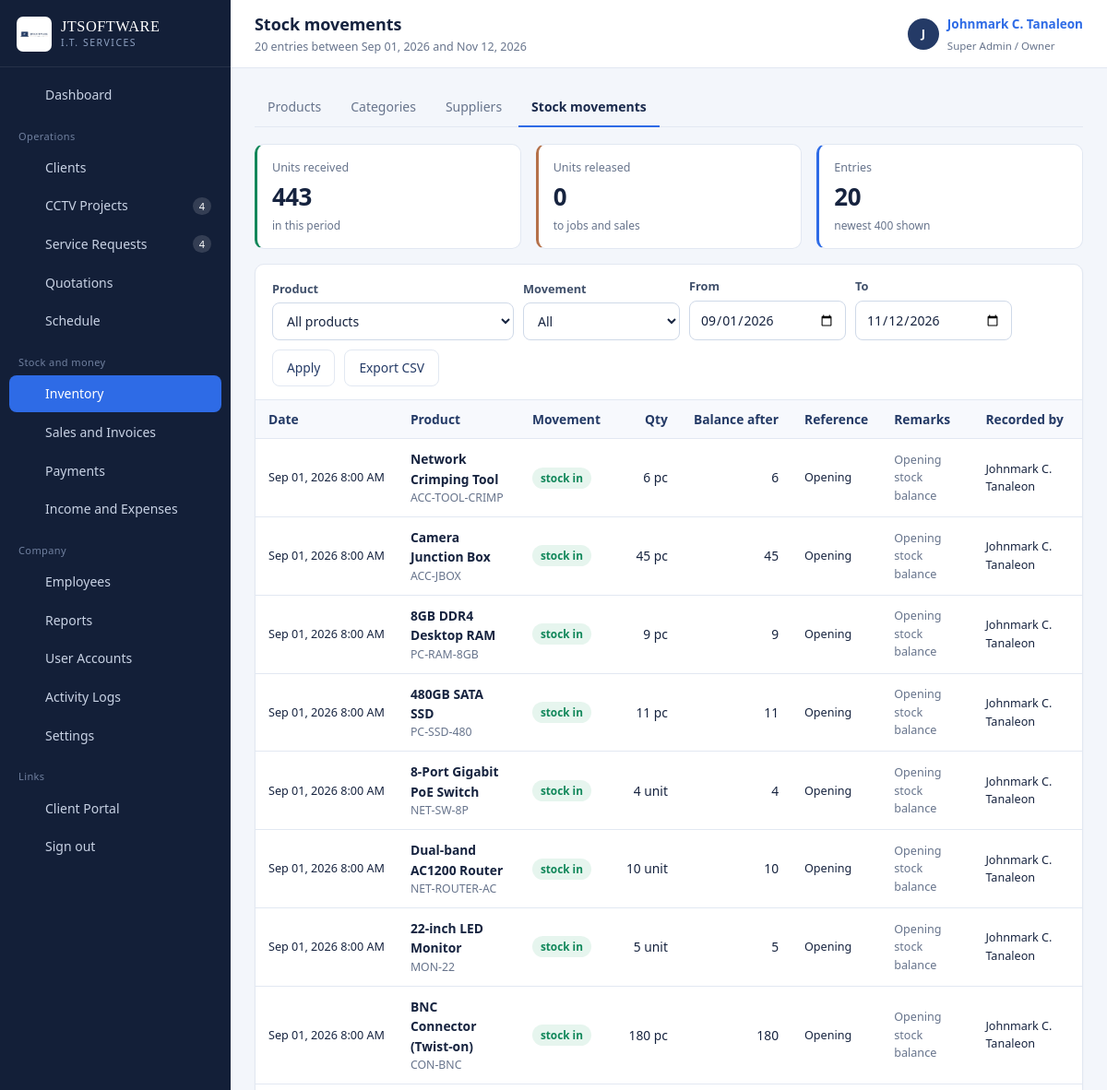
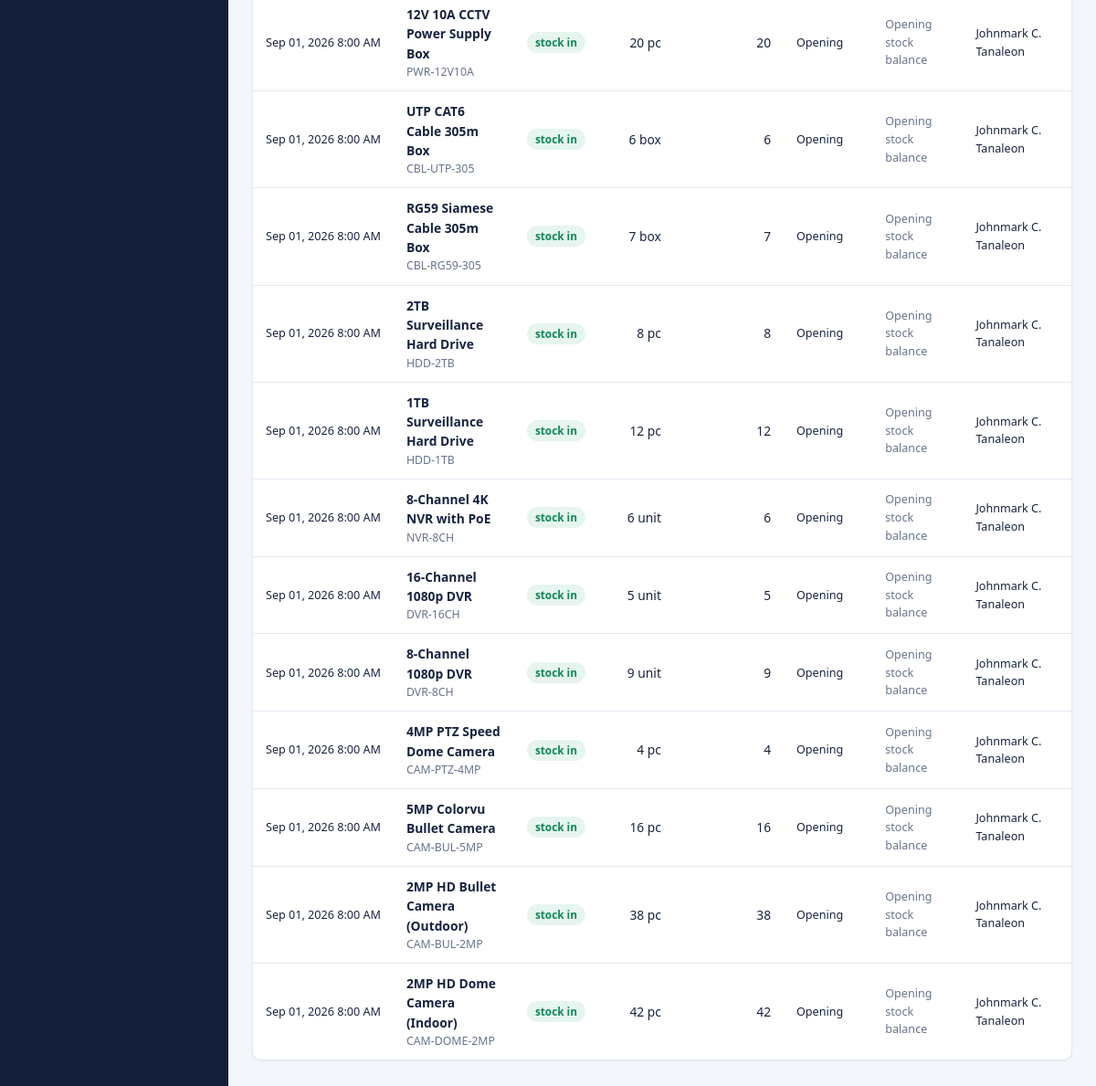
Screenshot of /stock.php (signed in) with the database file from the repository (2 pictures, top to bottom).
### tables this page shows
CREATE TABLE inventory_transactions (
  id             INT AUTO_INCREMENT PRIMARY KEY,
  product_id     INT NOT NULL,
  trans_type     ENUM('in','out','adjust') NOT NULL,
  quantity       INT NOT NULL,
  unit_cost      DECIMAL(12,2) NOT NULL DEFAULT 0,
  balance_after  INT NOT NULL DEFAULT 0,
  reference_type VARCHAR(40) DEFAULT NULL,
  reference_id   INT DEFAULT NULL,
  remarks        VARCHAR(255) DEFAULT NULL,
  user_id        INT DEFAULT NULL,
  created_at     DATETIME NOT NULL DEFAULT CURRENT_TIMESTAMP,
  INDEX idx_inv_prod (product_id),
  INDEX idx_inv_date (created_at),
  CONSTRAINT fk_inv_prod FOREIGN KEY (product_id) REFERENCES products(id) ON DELETE CASCADE,
  CONSTRAINT fk_inv_user FOREIGN KEY (user_id) REFERENCES users(id) ON DELETE SET NULL
);

CREATE TABLE products (
  id             INT AUTO_INCREMENT PRIMARY KEY,
  sku            VARCHAR(40)  NOT NULL UNIQUE,
  barcode        VARCHAR(60)  DEFAULT NULL,
  name           VARCHAR(160) NOT NULL,
  category_id    INT DEFAULT NULL,
  supplier_id    INT DEFAULT NULL,
  unit           VARCHAR(20) NOT NULL DEFAULT 'pc',
  purchase_price DECIMAL(12,2) NOT NULL DEFAULT 0,
  selling_price  DECIMAL(12,2) NOT NULL DEFAULT 0,
  stock_qty      INT NOT NULL DEFAULT 0,
  reorder_level  INT NOT NULL DEFAULT 5,
  description    TEXT DEFAULT NULL,
  status         ENUM('active','inactive') NOT NULL DEFAULT 'active',
  created_at     DATETIME NOT NULL DEFAULT CURRENT_TIMESTAMP,
  INDEX idx_prod_cat (category_id),
  INDEX idx_prod_name (name),
  CONSTRAINT fk_prod_cat FOREIGN KEY (category_id) REFERENCES categories(id) ON DELETE SET NULL,
  CONSTRAINT fk_prod_sup FOREIGN KEY (supplier_id) REFERENCES suppliers(id) ON DELETE SET NULL
);

CREATE TABLE users (
  id            INT AUTO_INCREMENT PRIMARY KEY,
  role_id       INT NOT NULL,
  full_name     VARCHAR(120) NOT NULL,
  username      VARCHAR(60)  NOT NULL UNIQUE,
  email         VARCHAR(120) DEFAULT NULL,
  phone         VARCHAR(40)  DEFAULT NULL,
  password_hash VARCHAR(255) NOT NULL,
  status        ENUM('active','inactive') NOT NULL DEFAULT 'active',
  last_login    DATETIME DEFAULT NULL,
  created_at    DATETIME NOT NULL DEFAULT CURRENT_TIMESTAMP,
  INDEX idx_users_role (role_id),
  CONSTRAINT fk_users_role FOREIGN KEY (role_id) REFERENCES roles(id)
);

### config/config.php (called while the page is built, shortened)
<?php
require_once __DIR__ . '/database.php';
function e($value): string
{
    return htmlspecialchars((string)$value, ENT_QUOTES, 'UTF-8');
}
function fdate($date, string $format = 'M d, Y'): string
{
    return date($format, strtotime((string)$date));
}
function fdatetime($value): string
{
    return fdate($value, 'M d, Y g:i A');
}
function input(string $key, $default = null)
{
    $v = $_POST[$key] ?? $_GET[$key] ?? $default;
    return is_string($v) ? trim($v) : $v;
}
function url_with(array $changes): string
{
    $params = array_merge($_GET, $changes);
    return basename($_SERVER['PHP_SELF']) . (empty($params) ? '' : '?' . http_build_query($params));
}

### config/database.php (called while the page is built, shortened)
<?php
function db(): PDO
{
    static $pdo = null;
    if ($pdo === null) {
        $dsn = 'mysql:host=' . DB_HOST . ';port=' . DB_PORT . ';dbname=' . DB_NAME . ';charset=utf8mb4';
        try {
            $pdo = new PDO($dsn, DB_USER, DB_PASS, [
                PDO::ATTR_ERRMODE            => PDO::ERRMODE_EXCEPTION,
                PDO::ATTR_DEFAULT_FETCH_MODE => PDO::FETCH_ASSOC,
                PDO::ATTR_EMULATE_PREPARES   => false,
            ]);
        } catch (PDOException $e) {
            http_response_code(500);
            echo '<div style="font:15px/1.6 system-ui;max-width:640px;margin:80px auto;padding:28px;'
               . 'border:1px solid #E3E8F0;border-radius:10px">'
               . '<h2 style="margin:0 0 10px;color:#16233F">Cannot reach the database</h2>'
               . '<p style="color:#475569">Start MySQL in the XAMPP control panel, then import '
               . '<code>database/jtsoftware_db.sql</code> through phpMyAdmin.</p>'
               . '<p style="color:#94A3B8;font-size:13px">' . htmlspecialchars($e->getMessage()) . '</p></div>';
            exit;
        }
    }
    return $pdo;
}
function q(string $sql, array $params = []): PDOStatement
{
    $st = db()->prepare($sql);
    $st->execute($params);
    return $st;
}
function all(string $sql, array $params = []): array
{
    return q($sql, $params)->fetchAll();
}

### stock.php (the view, shortened to what this page needs)
<?php
$from      = (string)input('from', date('Y-m-01', strtotime('-2 months')));
$to        = (string)input('to', date('Y-m-d'));
$where = ['DATE(t.created_at) BETWEEN ? AND ?'];
$args  = [$from, $to];
$whereSql = implode(' AND ', $where);
$rows = all("SELECT t.*, p.name AS product_name, p.sku, p.unit, u.full_name AS user_name
             FROM inventory_transactions t JOIN products p ON p.id = t.product_id
             LEFT JOIN users u ON u.id = t.user_id
             WHERE $whereSql ORDER BY t.created_at DESC, t.id DESC LIMIT 400", $args);
$totalIn  = array_sum(array_map(fn($r) => $r['trans_type'] === 'in' ? (int)$r['quantity'] : 0, $rows));
$totalOut = array_sum(array_map(fn($r) => $r['trans_type'] === 'out' ? (int)$r['quantity'] : 0, $rows));
include __DIR__ . '/includes/header.php';
?>
<div class="tabs">
  <a class="tab" href="products.php">Products</a>
  <a class="tab" href="categories.php">Categories</a>
  <a class="tab" href="suppliers.php">Suppliers</a>
  <a class="tab active" href="stock.php">Stock movements</a>
</div>
<div class="grid grid-3" style="margin-bottom:16px">
  <div class="stat is-ok"><div class="label">Units received</div><div class="value"><?= $totalIn ?></div><div class="foot">in this period</div></div>
  <div class="stat is-copper"><div class="label">Units released</div><div class="value"><?= $totalOut ?></div><div class="foot">to jobs and sales</div></div>
  <div class="stat is-blue"><div class="label">Entries</div><div class="value"><?= count($rows) ?></div><div class="foot">newest 400 shown</div></div>
</div>
<div class="card">
  <div class="card-head">
    <form class="toolbar" method="get" data-autosubmit>
      <div class="field"><label>Product</label>
        <select class="input" name="product"><option value="">All products</option>
        </select></div>
      <div class="field"><label>Movement</label>
        <select class="input" name="type">
          <option value="">All</option>
        </select></div>
      <div class="field"><label>From</label><input class="input" type="date" name="from" value="<?= e($from) ?>"></div>
      <div class="field"><label>To</label><input class="input" type="date" name="to" value="<?= e($to) ?>"></div>
      <button class="btn btn-outline" type="submit">Apply</button>
      <a class="btn btn-outline" href="<?= e(url_with(['export' => 'csv'])) ?>">Export CSV</a>
    </form>
  </div>
  <div class="card-body tight">
    <?php if (!$rows): ?>
      <div class="empty"><strong>No movements in this period</strong>Widen the dates or clear the filters.</div>
    <?php else: ?>
    <div class="table-wrap"><table class="data">
      <thead><tr><th>Date</th><th>Product</th><th>Movement</th><th class="num">Qty</th><th class="num">Balance after</th>
        <th>Reference</th><th>Remarks</th><th>Recorded by</th></tr></thead>
      <tbody>
      <?php foreach ($rows as $r): ?>
        <tr>
          <td class="nowrap small"><?= fdatetime($r['created_at']) ?></td>
          <td><span class="row-main"><?= e($r['product_name']) ?></span><div class="row-sub"><?= e($r['sku']) ?></div></td>
          <td><span class="badge badge-<?= $r['trans_type'] === 'in' ? 'ok' : ($r['trans_type'] === 'out' ? 'accent' : 'info') ?>">
            <?= $r['trans_type'] === 'in' ? 'stock in' : ($r['trans_type'] === 'out' ? 'stock out' : 'adjustment') ?></span></td>
          <td class="num"><?= $r['trans_type'] === 'out' ? '−' : '' ?><?= (int)$r['quantity'] ?> <?= e($r['unit']) ?></td>
          <td class="num"><?= (int)$r['balance_after'] ?></td>
          <td class="small"><?= e($r['reference_type'] ?: '—') ?><?= $r['reference_id'] ? ' #' . (int)$r['reference_id'] : '' ?></td>
          <td class="small muted"><?= e($r['remarks'] ?: '—') ?></td>
          <td class="small"><?= e($r['user_name'] ?: 'system') ?></td>
        </tr>
      <?php endforeach; ?>
      </tbody>
    </table></div>
    <?php endif; ?>
  </div>
</div>
<?php include __DIR__ . '/includes/footer.php'; ?>

### assets/css/app.css (style rules this page uses)
:root { --navy-900: #131F38; --navy-800: #1B2B4D; --navy-700: #243A66; --navy-600: #33508A; --blue: #2E6BE6; --blue-dark:#1E54C4; --blue-soft:#EAF1FE; --copper: #B5714A; --copper-soft:#FBF0E9; --paper: #F3F6FB; --surface: #FFFFFF; --line: #E2E8F2; --ink: #16233F; --muted: #67748C; --ok: #11875A; --ok-soft: #E6F5EE; --warn: #B26A00; --warn-soft:#FDF2E2; --danger: #C22F39; --danger-soft:#FCECEE; --sidebar-w: 250px; --radius: 10px; --shadow-card: 0 1px 2px rgba(19,31,56,.05); --shadow-pop: 0 18px 44px rgba(19,31,56,.22); --sans: "Segoe UI", Roboto, -apple-system, BlinkMacSystemFont, "Helvetica Neue", Arial, sans-serif; --serif: Georgia, "Times New Roman", serif; }
* { box-sizing: border-box; }
html, body { margin: 0; padding: 0; }
body { font-family: var(--sans); font-size: 14.5px; line-height: 1.55; color: var(--ink); background: var(--paper); -webkit-font-smoothing: antialiased; }
a { color: var(--blue); text-decoration: none; }
.card { background: var(--surface); border: 1px solid var(--line); border-radius: var(--radius); box-shadow: var(--shadow-card); margin-bottom: 18px; }
.card-head { padding: 14px 18px; border-bottom: 1px solid var(--line); display: flex; align-items: center; gap: 12px; flex-wrap: wrap; }
.card-body { padding: 18px; }
.card-body.tight { padding: 0; }
.grid { display: grid; gap: 16px; }
.grid-3 { grid-template-columns: repeat(3, minmax(0, 1fr)); }
.stat { background: var(--surface); border: 1px solid var(--line); border-radius: var(--radius); padding: 15px 16px 14px; border-left: 3px solid var(--navy-600); }
.stat .label { font-size: 12.5px; color: var(--muted); }
.stat .value { font-size: 1.62rem; font-weight: 600; letter-spacing: -.02em; margin-top: 2px; }
.stat .foot { font-size: 12px; color: var(--muted); margin-top: 3px; }
.stat.is-blue { border-left-color: var(--blue); }
.stat.is-copper { border-left-color: var(--copper); }
.stat.is-ok { border-left-color: var(--ok); }
.table-wrap { overflow-x: auto; }
table.data { width: 100%; border-collapse: collapse; font-size: 13.8px; }
table.data th { text-align: left; font-weight: 600; color: var(--navy-700); background: #F7F9FD; border-bottom: 1px solid var(--line); padding: 10px 14px; white-space: nowrap; }
table.data td { padding: 11px 14px; border-bottom: 1px solid var(--line); vertical-align: middle; }
table.data tbody tr:last-child td { border-bottom: 0; }
table.data td.num, table.data th.num { text-align: right; white-space: nowrap; }
table.data .row-main { font-weight: 600; }
table.data .row-sub { color: var(--muted); font-size: 12.3px; }
.badge { display: inline-block; padding: 2px 9px; border-radius: 20px; font-size: 11.8px; font-weight: 600; line-height: 1.6; white-space: nowrap; }
.badge-ok { background: var(--ok-soft); color: var(--ok); }
.btn { display: inline-flex; align-items: center; justify-content: center; gap: 7px; padding: 8px 15px; border-radius: 8px; border: 1px solid transparent; background: var(--blue); color: #fff; font: inherit; font-size: 13.8px; font-weight: 500; cursor: pointer; transition: background .12s ease, border-color .12s ease; }
.btn-outline { background: #fff; color: var(--navy-700); border-color: var(--line); }
.field { margin-bottom: 14px; }
.field > label, .form-label { display: block; font-size: 12.8px; font-weight: 600; color: #40506B; margin-bottom: 5px; }
.input, select.input, textarea.input { width: 100%; padding: 9px 11px; border: 1px solid #CFD9E8; border-radius: 8px; font: inherit; font-size: 14px; color: var(--ink); background: #fff; }
.toolbar { display: flex; gap: 10px; flex-wrap: wrap; align-items: flex-end; }
.toolbar .field { margin-bottom: 0; }
.toolbar .input { min-width: 170px; }
.tabs { display: flex; gap: 4px; border-bottom: 1px solid var(--line); margin-bottom: 18px; flex-wrap: wrap; }
.tab { padding: 9px 14px; font-size: 14px; color: var(--muted); border-bottom: 2px solid transparent; margin-bottom: -1px; }
.tab.active { color: var(--navy-800); border-bottom-color: var(--blue); font-weight: 600; }
.muted { color: var(--muted); }
.small { font-size: 12.6px; }
.nowrap { white-space: nowrap; }

### rows the page displays
inventory_transactions: created_at "Sep 01, 2026 8:00 AM", product.name "Network Crimping Tool", product.sku "ACC-TOOL-CRIMP", trans_type "stock in", quantity "6", product.unit "pc", balance_after "6", reference_type "Opening", remarks "Opening stock balance", user.full_name "Johnmark C. Tanaleon"
inventory_transactions: created_at "Sep 01, 2026 8:00 AM", product.name "Camera Junction Box", product.sku "ACC-JBOX", trans_type "stock in", quantity "45", product.unit "pc", balance_after "45", reference_type "Opening", remarks "Opening stock balance", user.full_name "Johnmark C. Tanaleon"
inventory_transactions: created_at "Sep 01, 2026 8:00 AM", product.name "8GB DDR4 Desktop RAM", product.sku "PC-RAM-8GB", trans_type "stock in", quantity "9", product.unit "pc", balance_after "9", reference_type "Opening", remarks "Opening stock balance", user.full_name "Johnmark C. Tanaleon"
inventory_transactions: created_at "Sep 01, 2026 8:00 AM", product.name "480GB SATA SSD", product.sku "PC-SSD-480", trans_type "stock in", quantity "11", product.unit "pc", balance_after "11", reference_type "Opening", remarks "Opening stock balance", user.full_name "Johnmark C. Tanaleon"
inventory_transactions: created_at "Sep 01, 2026 8:00 AM", product.name "8-Port Gigabit PoE Switch", product.sku "NET-SW-8P", trans_type "stock in", quantity "4", product.unit "unit", balance_after "4", reference_type "Opening", remarks "Opening stock balance", user.full_name "Johnmark C. Tanaleon"
inventory_transactions: created_at "Sep 01, 2026 8:00 AM", product.name "Dual-band AC1200 Router", product.sku "NET-ROUTER-AC", trans_type "stock in", quantity "10", product.unit "unit", balance_after "10", reference_type "Opening", remarks "Opening stock balance", user.full_name "Johnmark C. Tanaleon"
inventory_transactions: created_at "Sep 01, 2026 8:00 AM", product.name "22-inch LED Monitor", product.sku "MON-22", trans_type "stock in", quantity "5", product.unit "unit", balance_after "5", reference_type "Opening", remarks "Opening stock balance", user.full_name "Johnmark C. Tanaleon"
inventory_transactions: created_at "Sep 01, 2026 8:00 AM", product.name "BNC Connector (Twist-on)", product.sku "CON-BNC", trans_type "stock in", quantity "180", product.unit "pc", balance_after "180", reference_type "Opening", remarks "Opening stock balance", user.full_name "Johnmark C. Tanaleon"
inventory_transactions: created_at "Sep 01, 2026 8:00 AM", product.name "12V 10A CCTV Power Supply Box", product.sku "PWR-12V10A", trans_type "stock in", quantity "20", product.unit "pc", balance_after "20", reference_type "Opening", remarks "Opening stock balance", user.full_name "Johnmark C. Tanaleon"
inventory_transactions: created_at "Sep 01, 2026 8:00 AM", product.name "UTP CAT6 Cable 305m Box", product.sku "CBL-UTP-305", trans_type "stock in", quantity "6", product.unit "box", balance_after "6", reference_type "Opening", remarks "Opening stock balance", user.full_name "Johnmark C. Tanaleon"
inventory_transactions: created_at "Sep 01, 2026 8:00 AM", product.name "RG59 Siamese Cable 305m Box", product.sku "CBL-RG59-305", trans_type "stock in", quantity "7", product.unit "box", balance_after "7", reference_type "Opening", remarks "Opening stock balance", user.full_name "Johnmark C. Tanaleon"
inventory_transactions: created_at "Sep 01, 2026 8:00 AM", product.name "2TB Surveillance Hard Drive", product.sku "HDD-2TB", trans_type "stock in", quantity "8", product.unit "pc", balance_after "8", reference_type "Opening", remarks "Opening stock balance", user.full_name "Johnmark C. Tanaleon"
inventory_transactions: created_at "Sep 01, 2026 8:00 AM", product.name "1TB Surveillance Hard Drive", product.sku "HDD-1TB", trans_type "stock in", quantity "12", product.unit "pc", balance_after "12", reference_type "Opening", remarks "Opening stock balance", user.full_name "Johnmark C. Tanaleon"
inventory_transactions: created_at "Sep 01, 2026 8:00 AM", product.name "8-Channel 4K NVR with PoE", product.sku "NVR-8CH", trans_type "stock in", quantity "6", product.unit "unit", balance_after "6", reference_type "Opening", remarks "Opening stock balance", user.full_name "Johnmark C. Tanaleon"
inventory_transactions: created_at "Sep 01, 2026 8:00 AM", product.name "16-Channel 1080p DVR", product.sku "DVR-16CH", trans_type "stock in", quantity "5", product.unit "unit", balance_after "5", reference_type "Opening", remarks "Opening stock balance", user.full_name "Johnmark C. Tanaleon"
inventory_transactions: created_at "Sep 01, 2026 8:00 AM", product.name "8-Channel 1080p DVR", product.sku "DVR-8CH", trans_type "stock in", quantity "9", product.unit "unit", balance_after "9", reference_type "Opening", remarks "Opening stock balance", user.full_name "Johnmark C. Tanaleon"
inventory_transactions: created_at "Sep 01, 2026 8:00 AM", product.name "4MP PTZ Speed Dome Camera", product.sku "CAM-PTZ-4MP", trans_type "stock in", quantity "4", product.unit "pc", balance_after "4", reference_type "Opening", remarks "Opening stock balance", user.full_name "Johnmark C. Tanaleon"
inventory_transactions: created_at "Sep 01, 2026 8:00 AM", product.name "5MP Colorvu Bullet Camera", product.sku "CAM-BUL-5MP", trans_type "stock in", quantity "16", product.unit "pc", balance_after "16", reference_type "Opening", remarks "Opening stock balance", user.full_name "Johnmark C. Tanaleon"
inventory_transactions: created_at "Sep 01, 2026 8:00 AM", product.name "2MP HD Bullet Camera (Outdoor)", product.sku "CAM-BUL-2MP", trans_type "stock in", quantity "38", product.unit "pc", balance_after "38", reference_type "Opening", remarks "Opening stock balance", user.full_name "Johnmark C. Tanaleon"
inventory_transactions: created_at "Sep 01, 2026 8:00 AM", product.name "2MP HD Dome Camera (Indoor)", product.sku "CAM-DOME-2MP", trans_type "stock in", quantity "42", product.unit "pc", balance_after "42", reference_type "Opening", remarks "Opening stock balance", user.full_name "Johnmark C. Tanaleon"

### other values shown
$label "Dashboard Clients CCTV Projects Service Requests Quotations Schedule Inventory Sales and Invoices Payments Income and Expenses Employees Reports User Accounts Activity Logs Settings"
$count "4 4"
$pageTitle "Stock movements"
$pageSub "20 entries between Sep 01, 2026 and Nov 12, 2026"
mb_substr($u['full_name'], 0, 1) "J"
$u['full_name'] "Johnmark C. Tanaleon"
$u['role_name'] "Super Admin / Owner"
$totalIn "443"
$totalOut "0"
count($rows) "20"
